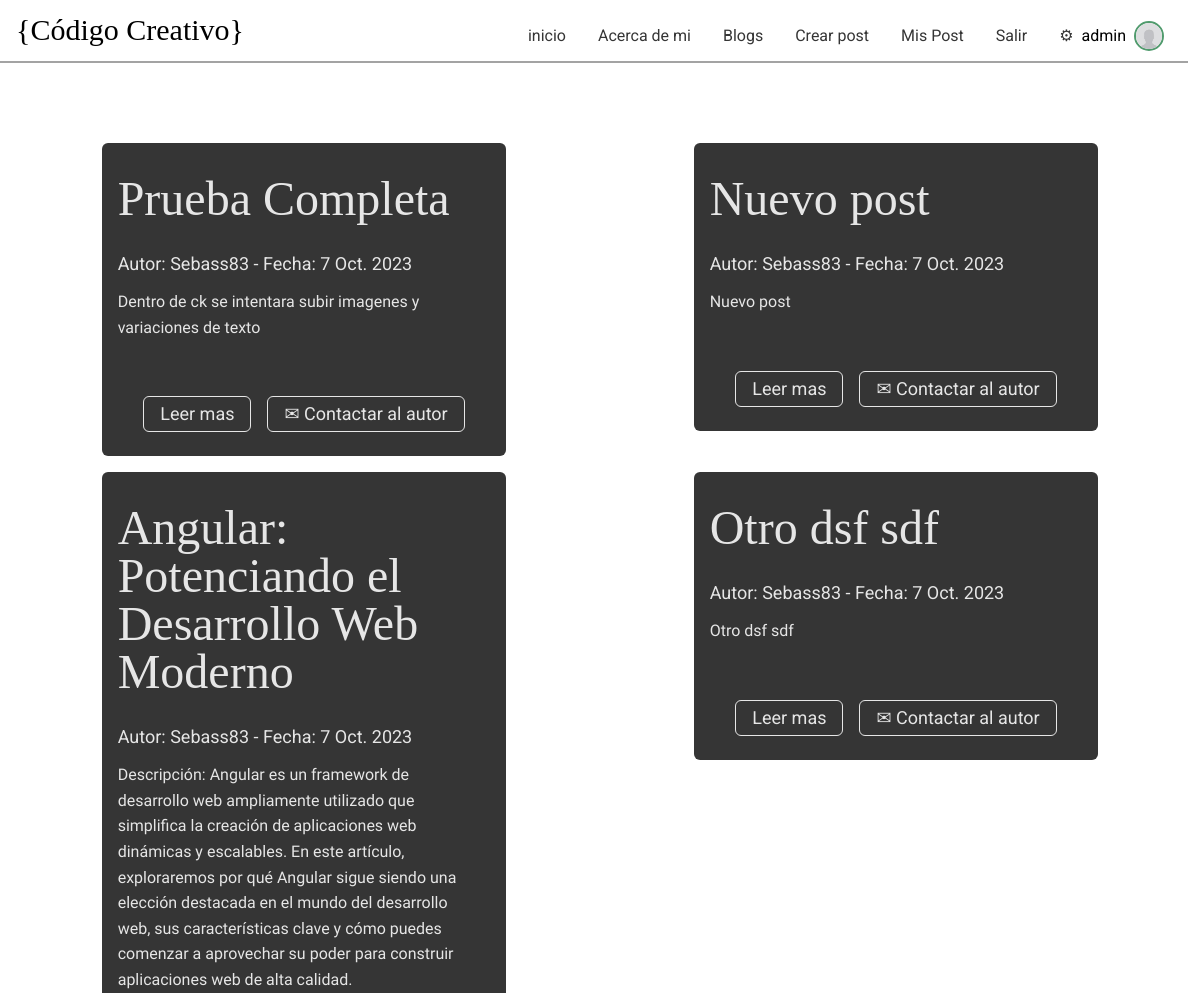
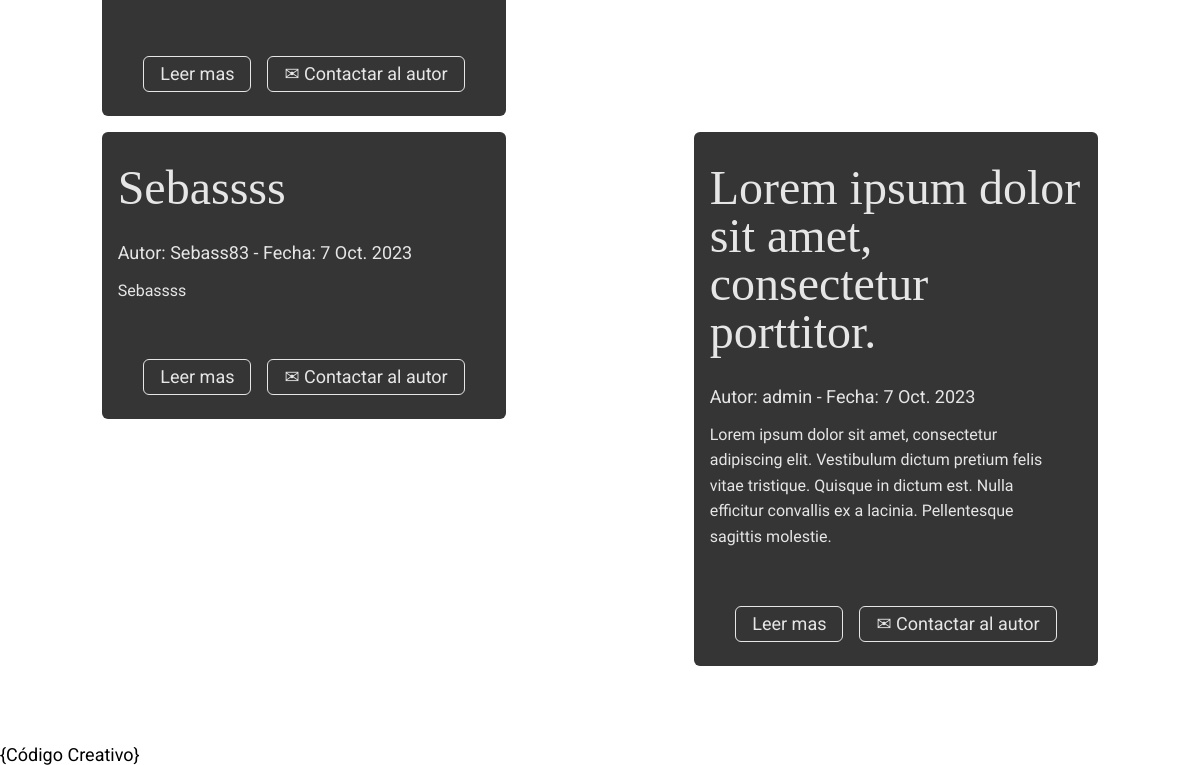
The page /blogs/ (signed in) on the database as committed earlier (2 pictures, top to bottom).
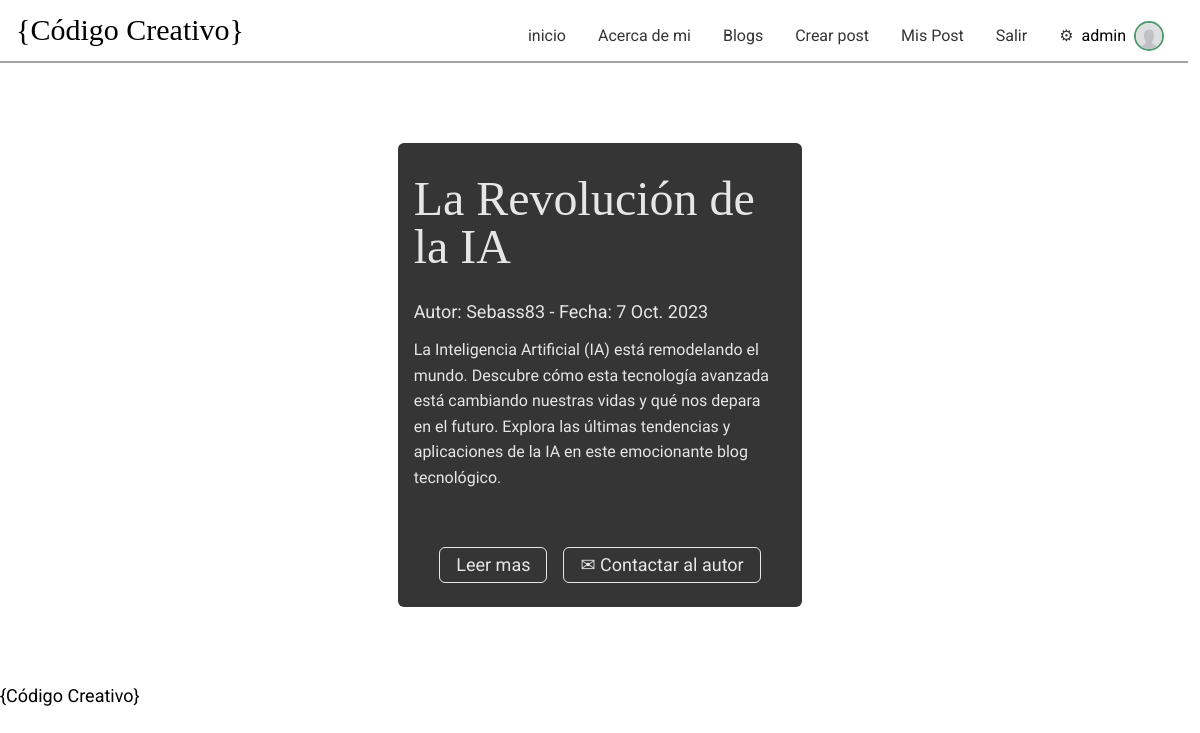
The same page on the database as committed later.
### CodigoCreativoApp/models.py (models this page shows, shortened)
class Blog(models.Model):
    title = models.CharField(max_length=200)
    subtitle = models.CharField(max_length=100, blank=True)
    description = models.CharField(max_length=400)
    entryDate = models.DateField(auto_now_add=True)
    author = models.ForeignKey(User,on_delete=models.CASCADE,default=None)
    imagen = models.ImageField(upload_to='post_image',default=None)
    body =  RichTextField(default=None)

### CodigoCreativoApp/views.py (the view)
# urls.py: path("blogs/", allPosts, name="allPosts"),
def allPosts(request):
    data = Blog.objects.all()
    return render(request, "posts.html", {"data": data})

### templates/posts.html (shortened to what this page needs)
{% extends "base.html" %} {% load static %} {% block main %}
<section class="notas-secundarias">
  {% for post in data %}
  <div class="card">
    <h2>{{post.title}}</h2>
    <span>Autor: {{post.author}} - Fecha: {{post.entryDate}}</span>
    <p>{{post.description}}</p>
    <footer>
      <a href="{% url 'getPost' id=post.id %}" class="btn">Leer mas</a>
      {% if user.is_authenticated %}
      <a href="#" class="btn">✉ Contactar al autor</a>
      {% endif %}
    </footer>
  </div>
  {% endfor %}
</section>
{% endblock %}

### templates/base.html (shortened to what this page needs)
<!DOCTYPE html>
<html lang="es">
  <head>
    {% load static %}
    <link rel="stylesheet" href="{% static './style.css' %}" />
  </head>
  <body>
    <nav>
      <div><h1>{Código Creativo}</h1></div>
      <div>
        <ul>
          <li><a href="{% url 'inicio' %}">inicio</a></li>
          <li><a href="">Acerca de mi</a></li>
          <li><a href="{% url 'allPosts' %}">Blogs</a></li>
          {% if user.is_authenticated %}
          <li><a href="{% url 'crearBlog' %}">Crear post</a></li>
          <li><a href="{% url 'misPosts' %}">Mis Post</a></li>
          <li><a href="{% url 'Logout' %}">Salir</a></li>
          <li class="menu-usuario">
            <a href="{% url 'EditarPerfil' %}">⚙</a>
            <div>{{user.username}}</div>
            {% with avatar=user.avatar_set.first %}
              {% if avatar %}
                <img src="{{avatar.imagen.url}}" alt="" />
              {% else %}
                <img class="editable" src="{% static 'img/default-avatar.jpg' %}" alt="" />
              {% endif %}
            {% endwith %}
          </li>
          {% else %}
          <li><a href="{% url 'Registrame' %}">Registrarme</a></li>
          <li><a href="{% url 'Login' %}">Iniciar Sesión</a></li>
          {% endif %}
        </ul>
      </div>
    </nav>
    <main>
        {% block main %} {% endblock %}
    </main>
    <footer>
      <div>{Código Creativo}</div>
    </footer>
  </body>
</html>

### CodigoCreativoApp/static/style.css (style rules this page uses)
:root { --neutral-dark: #000; --neutral-light: #fff; --text-dark: #353535; --text-mid: #858585; --text-light: #e6e6e6; --br: 6px; --transition: color 0.6s ease-in-out; --red-dark: hsl(0, 32%, 46%); --red-light: hsl(0, 100%, 91%); --green-dark: hsl(143, 32%, 46%); --green-light: hsl(143, 100%, 91%); --blue-dark: hsl(197, 32%, 46%); --blue-light: hsl(197, 100%, 91%); --links-color: #ad7b10; --links-color-hover: #e7a515; }
html, body, div, span, applet, object, iframe, h1, h2, h3, h4, h5, h6, p, blockquote, pre, a, abbr, acronym, address, big, cite, code, del, dfn, em, img, ins, kbd, q, s, samp, small, strike, strong, sub, sup, tt, var, b, u, i, center, dl, dt, dd, ol, ul, li, fieldset, form, label, legend, table, caption, tbody, tfoot, thead, tr, th, td, article, aside, canvas, details, embed, figure, figcaption, footer, header, hgroup, menu, nav, output, ruby, section, summary, time, mark, audio, video { margin: 0; padding: 0; border: 0; font-size: 100%; font: inherit; vertical-align: baseline; box-sizing: border-box; }
article, aside, details, figcaption, figure, footer, header, hgroup, menu, nav, section { box-sizing: border-box; }
body { font-family: "Roboto", sans-serif; font-size: 1.125rem; font-weight: 400; line-height: 1; }
ol, ul { list-style: none; }
h1, h2 { font-family: "Montagu Slab", serif; }
h1 { font-size: 2rem; line-height: 0.9; }
h2 { font-size: 3rem; }
p { font-size: 1rem; width: 40ch; font-family: "Ubuntu", sans-serif; font-weight: lighter; line-height: 1.6; }
.editable { border: 2px solid var(--green-dark); transition: var(--transition); }
nav { align-content: center; width: 99vw; display: grid; grid-template-columns: 1fr 1fr; align-self: center; padding: 1rem 1rem 0 1rem; border-bottom: 2px solid #a3a3a3; }
nav h1 { font-size: 30px; }
.menu-usuario { display: flex; align-items: center; }
.menu-usuario img { width: 30px; border-radius: 100%; }
nav ul { display: flex; justify-content: flex-end; gap: 1rem; font-size: 1rem; }
nav li { display: flex; padding: 0.3rem 0.5rem; text-wrap: nowrap; align-items: center; gap: 0.5rem; }
nav a { text-decoration: none; color: var(--text-dark); }
.btn { text-decoration: none; color: var(--text-light); width: fit-content; padding: 0.5rem 1rem; border-radius: var(--br); border: 1px solid var(--text-light); }
.notas-secundarias { justify-content: space-around; margin: 5rem 1rem; display: flex; gap: 1rem; flex-wrap: wrap; }
.card footer { margin: 0 auto 1rem auto; align-items: center; display: flex; gap: 1rem; width: fit-content; padding: 0.5rem 1rem; }
.card footer a { padding: 0.5rem 1rem !important; }
.card { border-radius: var(--br); display: flex; overflow: hidden; flex-direction: column; width: 40ch; gap: 1rem; background-color: var(--text-dark); color: var(--text-light); height: fit-content; }
.card h2, .card :nth-child(2) { padding: 1rem; }
.card :nth-child(3) { padding: 0 1rem; }
.card :nth-child(4) { margin: 0rem 1rem 2rem 1rem; }
footer { width: 99vw; }

Rows that differ between the two databases and show on the page:
removed Blog: title "Nuevo post", author "Sebass83", entryDate "7 Oct. 2023", description "Nuevo post"
removed Blog: title "Angular: Potenciando el Desarrollo Web Moderno", author "Sebass83", entryDate "7 Oct. 2023", description "Descripción: Angular es un framework de desarrollo web ampliamente utilizado que simplifica la creación de aplicaciones web dinámicas y escalables. En este artículo, exploraremos por qué Angular sigue siendo una elección destacada en el mundo del desarrollo web, sus características clave y cómo puedes comenzar a aprovechar su poder para construir aplicaciones web de alta calidad."
removed Blog: title "Otro dsf sdf", author "Sebass83", entryDate "7 Oct. 2023", description "Otro dsf sdf"
removed Blog: title "Sebassss", author "Sebass83", entryDate "7 Oct. 2023", description "Sebassss"
removed Blog: title "Lorem ipsum dolor sit amet, consectetur porttitor.", author "admin", entryDate "7 Oct. 2023", description "Lorem ipsum dolor sit amet, consectetur adipiscing elit. Vestibulum dictum pretium felis vitae tristique. Quisque in dictum est. Nulla efficitur convallis ex a lacinia. Pellentesque sagittis molestie."
changed Blog "Sebass83": title "Prueba Completa" → "La Revolución de la IA"; description "Dentro de ck se intentara subir imagenes y variaciones de texto" → "La Inteligencia Artificial (IA) está remodelando el mundo. Descubre cómo esta tecnología avanzada está cambiando nuestras vidas y qué nos depara en el futuro. Explora las últimas tendencias y aplicaciones de la IA en este emocionante blog tecnológico."
